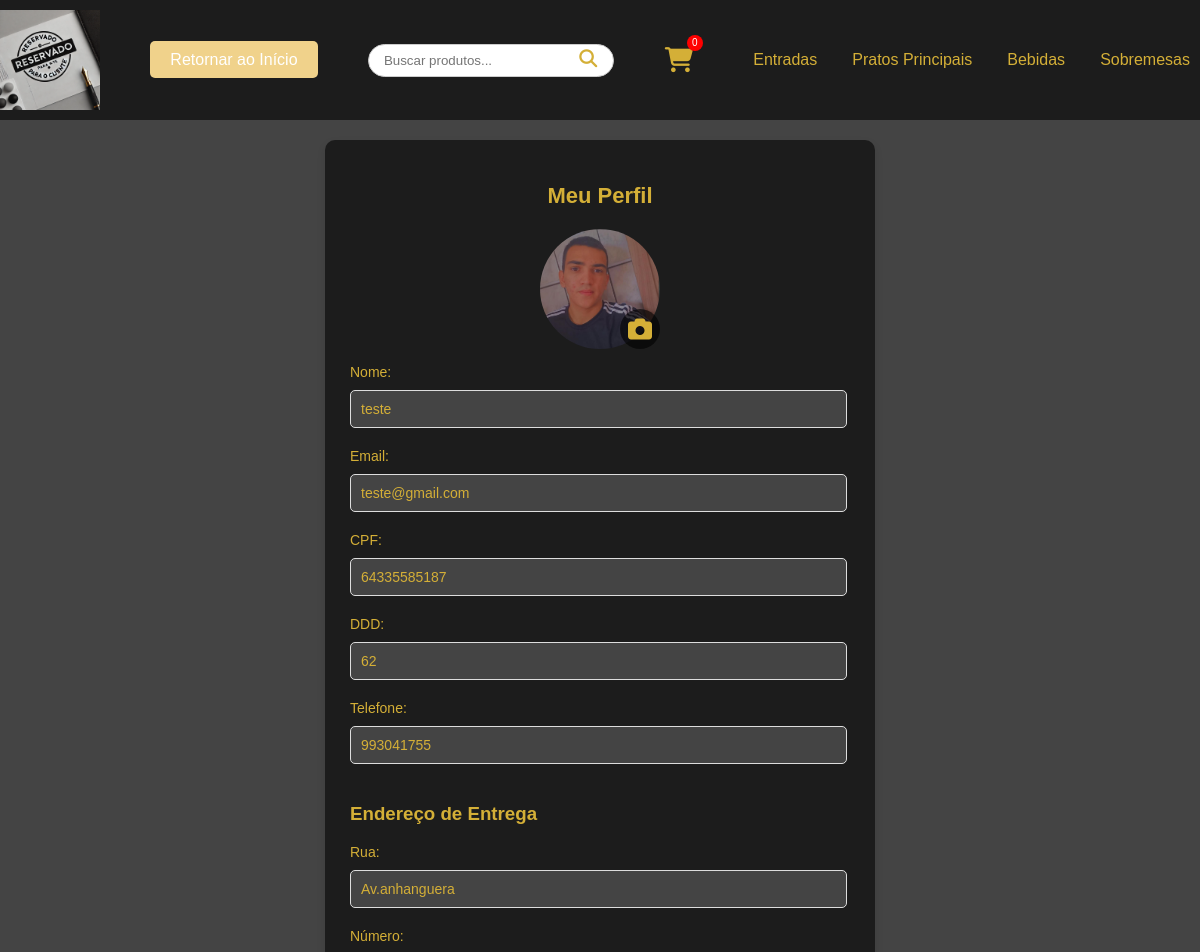
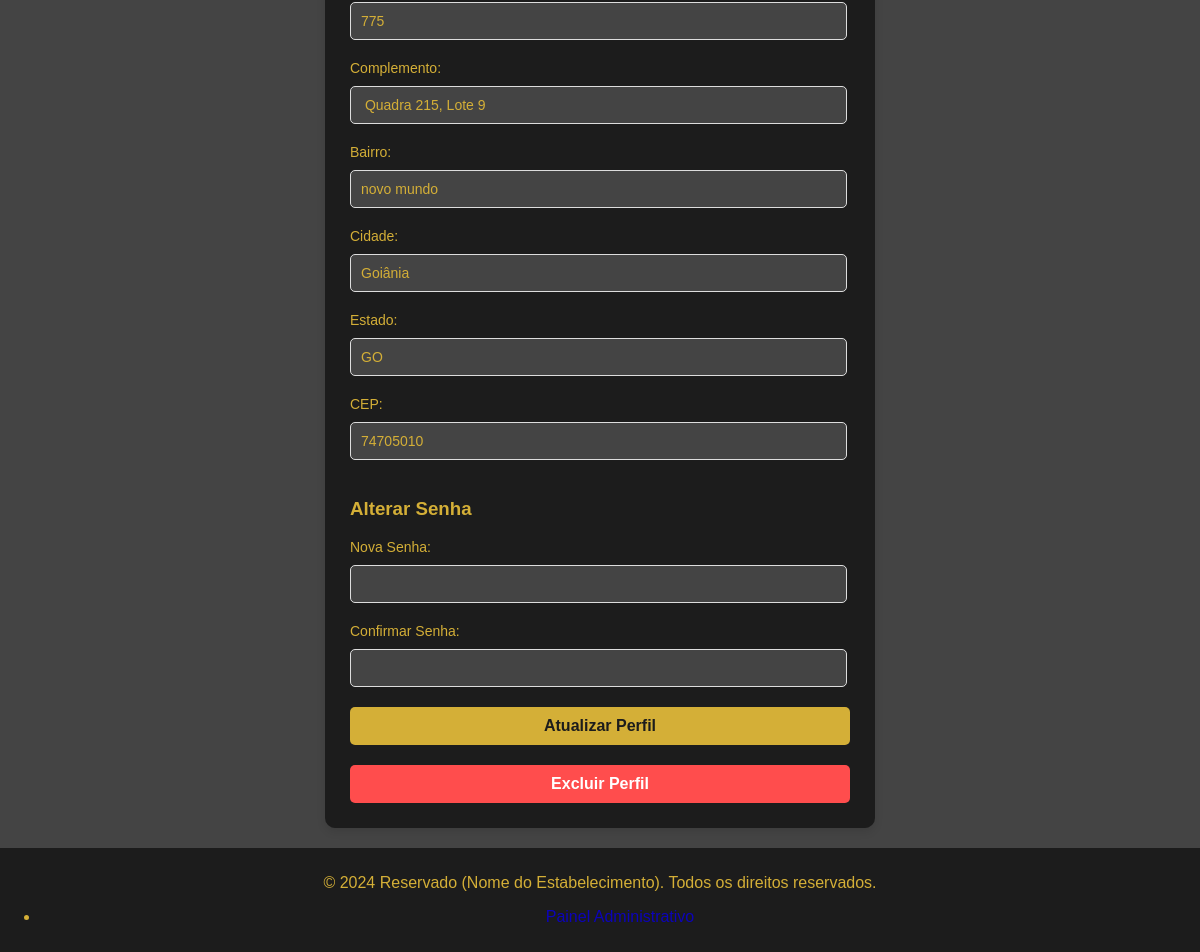
The app's page /perfil.php (signed in) with its own data (2 pictures, top to bottom).
### tables this page shows
CREATE TABLE `usuarios` (
  `id` int NOT NULL AUTO_INCREMENT,
  `nome` varchar(255) NOT NULL,
  `email` varchar(191) NOT NULL,
  `cpf` varchar(11) DEFAULT NULL,
  `senha` varchar(255) NOT NULL,
  `telefone` varchar(9) DEFAULT NULL,
  `dd` varchar(2) DEFAULT NULL,
  `endereco` text,
  `foto` varchar(255) DEFAULT NULL,
  `data_cadastro` timestamp NULL DEFAULT CURRENT_TIMESTAMP,
  PRIMARY KEY (`id`),
  UNIQUE KEY `email` (`email`)
);

CREATE TABLE `enderecos_entrega` (
  `id` int NOT NULL AUTO_INCREMENT,
  `rua` varchar(255) NOT NULL,
  `numero` varchar(10) NOT NULL,
  `complemento` varchar(100) DEFAULT NULL,
  `bairro` varchar(100) NOT NULL,
  `cidade` varchar(100) NOT NULL,
  `estado` varchar(2) NOT NULL,
  `pais` varchar(3) NOT NULL DEFAULT 'BRA',
  `cep` varchar(9) NOT NULL,
  `usuario_id` int NOT NULL,
  `data_criacao` timestamp NULL DEFAULT CURRENT_TIMESTAMP,
  PRIMARY KEY (`id`),
  KEY `usuario_id` (`usuario_id`)
);

### perfil.php (the view, shortened to what this page needs)
<?php
include('db/conexao.php');
$user_id = $_SESSION['user_id'];
$sql = "SELECT * FROM usuarios WHERE id = :id";
$stmt = $pdo->prepare($sql);
$stmt->bindParam(':id', $user_id, PDO::PARAM_INT);
$stmt->execute();
$user = $stmt->fetch(PDO::FETCH_ASSOC);
$sql_endereco = "SELECT * FROM enderecos_entrega WHERE usuario_id = :usuario_id";
$stmt_endereco = $pdo->prepare($sql_endereco);
$stmt_endereco->bindParam(':usuario_id', $user_id, PDO::PARAM_INT);
$stmt_endereco->execute();
$endereco = $stmt_endereco->fetch(PDO::FETCH_ASSOC);
$incluir_rodape = !isset($GLOBALS['incluir_rodape']) || $GLOBALS['incluir_rodape'];
include $_SERVER['DOCUMENT_ROOT'] . '/cardapio-dinamico-semapi/header.php';
?>
<!DOCTYPE html>
<html lang="pt-BR">
<head>
    <link rel="stylesheet" href="assets/css/perfil.css">
    <link rel="stylesheet" href="https://cdnjs.cloudflare.com/ajax/libs/font-awesome/6.5.1/css/all.min.css">
</head>
<body>
    <div class="perfil-container">
        <h2>Meu Perfil</h2>
        <form class="perfil-form" action="perfil.php" method="POST" enctype="multipart/form-data">
            <div class="foto-container">
                <label for="foto-upload" class="foto-label">
                    <img class="perfil-foto" src="uploads/clientes/<?= htmlspecialchars($user['foto']); ?>" alt="Foto de Perfil">
                    <i class="fa-solid fa-camera icon-camera"></i>
                </label>
            </div>
            <label>Nome:</label>
            <input type="text" name="nome" value="<?= htmlspecialchars($user['nome']); ?>">
            <label>Email:</label>
            <input type="email" name="email" value="<?= htmlspecialchars($user['email']); ?>">
            <label>CPF:</label>
            <input type="text" name="cpf" value="<?= htmlspecialchars($user['cpf']); ?>">
            <label>DDD:</label>
            <input type="text" name="dd" value="<?= htmlspecialchars($user['dd']); ?>">
            <label>Telefone:</label>
            <input type="text" name="telefone" value="<?= htmlspecialchars($user['telefone']); ?>">
            <h3>Endereço de Entrega</h3>
            <label>Rua:</label>
            <input type="text" name="rua" value="<?= htmlspecialchars($endereco['rua']); ?>">
            <label>Número:</label>
            <input type="text" name="numero" value="<?= htmlspecialchars($endereco['numero']); ?>">
            <label>Complemento:</label>
            <input type="text" name="complemento" value="<?= htmlspecialchars($endereco['complemento']); ?>">
            <label>Bairro:</label>
            <input type="text" name="bairro" value="<?= htmlspecialchars($endereco['bairro']); ?>">
            <label>Cidade:</label>
            <input type="text" name="cidade" value="<?= htmlspecialchars($endereco['cidade']); ?>">
            <label>Estado:</label>
            <input type="text" name="estado" value="<?= htmlspecialchars($endereco['estado']); ?>" maxlength="2">
            <label>CEP:</label>
            <input type="text" name="cep" value="<?= htmlspecialchars($endereco['cep']); ?>">
            <h3>Alterar Senha</h3>
            <label>Nova Senha:</label>
            <input type="password" name="senha">
            <label>Confirmar Senha:</label>
            <input type="password" name="confirmar_senha">
            <button type="submit" name="atualizar_perfil">Atualizar Perfil</button>
        </form>
        <form action="perfil.php" method="POST" onsubmit="return confirm('Tem certeza que deseja excluir seu perfil?');">
            <button type="submit" name="excluir_perfil" class="btn-excluir">Excluir Perfil</button>
        </form>
    </div>
    <?php if ($incluir_rodape): ?>
        <?php include $_SERVER['DOCUMENT_ROOT'] . '/cardapio-dinamico-semapi/footer.php'; ?>
    <?php endif; ?>
</body>
</html>

### assets/css/perfil.css (style rules this page uses)
.perfil-container { background-color: #1c1c1c; padding: 25px; border-radius: 10px; max-width: 500px; margin: 0 auto; box-shadow: 0 4px 8px rgba(0, 0, 0, 0.1); }
.perfil-container h2 { color: #d4af37; text-align: center; margin-bottom: 20px; font-size: 22px; }
.perfil-form label { color: #d4af37; display: block; margin-bottom: 10px; font-size: 14px; }
.perfil-form input[type="text"], .perfil-form input[type="email"], .perfil-form input[type="password"], .perfil-form input[type="file"] { width: 95%; padding: 10px; border: 1px solid #ddd; border-radius: 5px; margin-bottom: 20px; font-size: 14px; background-color: #444; color: #d4af37; }
.perfil-form button { background-color: #d4af37; color: #1c1c1c; padding: 10px 20px; border: none; border-radius: 5px; cursor: pointer; width: 100%; font-size: 16px; font-weight: bold; transition: background-color 0.3s ease; }
.perfil-foto { display: block; margin: 0 auto 15px auto; border-radius: 50%; width: 90px; height: 90px; object-fit: cover; }
.btn-excluir { background-color: #ff4d4d; color: white; padding: 10px 20px; border: none; border-radius: 5px; font-size: 16px; font-weight: bold; cursor: pointer; transition: background-color 0.3s ease; margin-top: 20px; display: block; width: 100%; text-align: center; }
.foto-container { position: relative; width: 120px; height: 120px; margin: 0 auto 15px; }
.foto-label { position: relative; display: block; width: 100%; height: 100%; cursor: pointer; }
.perfil-foto { display: block; width: 100%; height: 100%; object-fit: cover; border-radius: 50%; }
.icon-camera { position: absolute; bottom: 0; right: 0; font-size: 24px; color: #d4af37; background-color: rgba(0, 0, 0, 0.6); padding: 8px; border-radius: 50%; display: flex; align-items: center; justify-content: center; cursor: pointer; transition: background-color 0.3s, transform 0.2s; }

### assets/css/global.css (style rules this page uses)
html, body { height: 100%; margin: 0; }
body { display: flex; flex-direction: column; font-family: Arial, sans-serif; background-color: #444; color: #d4af37; margin: 0; padding: 0; }

### records on screen
usuarios: foto (picture), nome "teste", email "teste@gmail.com", cpf "64335585187", dd "62", telefone "993041755"
enderecos_entrega: rua "Av.anhanguera", numero "775", complemento "Quadra 215, Lote 9", bairro "novo mundo", cidade "Goiânia", estado "GO", cep "74705010"

### other values on screen
$section['title'] "Entradas"
$section['title'] "Pratos Principais"
$section['title'] "Bebidas"
$section['title'] "Sobremesas"
$site_name "Reservado (Nome do Estabelecimento)"
